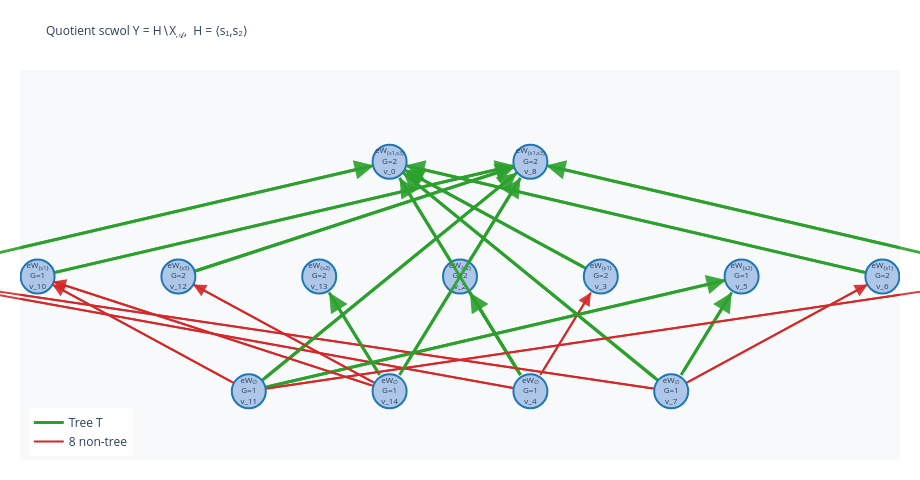

Source (notebook cell):
### Markdown cell above
**Hasse diagram of the quotient scwol $\mathcal{Y} = H \backslash \mathcal{X}_{\mathscr{A}}$.**
Each node represents one $H$-orbit; edges are the morphisms of $\mathcal{Y}$.
Tree edges (part of the spanning tree $T$) are solid; non-tree edges are dashed.

### Code cell
# Hasse diagram of the quotient scwol Y = H\X_A
import plotly.graph_objects as go

J_to_pos = {
    ():     (2.0, 0.0),
    (1,):   (0.5, 1.0),
    (2,):   (2.0, 1.0),
    (3,):   (3.5, 1.0),
    (1, 3): (2.0, 2.0),
}

oid_to_J   = {oid: J for oid, (_, J) in pi1_demo.reps.items()}

# Spread multiple orbits of the same J to avoid overlap
orbits_by_J = {}
for oid, J in oid_to_J.items():
    orbits_by_J.setdefault(J, []).append(oid)
for J in orbits_by_J:
    orbits_by_J[J].sort()

# Place each level (by |J|) on its own y, and spread widely in x
level_to_oids = {}
for J, oids in orbits_by_J.items():
    level_to_oids.setdefault(len(J), []).extend(oids)
for level in level_to_oids:
    level_to_oids[level].sort()

x_gap = 1.6  # larger spacing between orbits
x_offset = 0.0

oid_to_pos = {}
for level, oids in sorted(level_to_oids.items()):
    k = len(oids)
    if k == 1:
        oid_to_pos[oids[0]] = (x_offset, float(level))
        continue
    start = -x_gap * (k - 1) / 2.0
    for i, oid in enumerate(oids):
        oid_to_pos[oid] = (x_offset + start + i * x_gap, float(level))

undirected_Y   = pi1_demo.Y.to_undirected()
tree_edge_list = undirected_Y.min_spanning_tree(algorithm='Kruskal')
tree_upairs    = {frozenset([u, v]) for u, v, _ in tree_edge_list}

all_Y_edges = list(pi1_demo.Y.edges())
n_nontree   = sum(1 for u, v, _ in all_Y_edges if frozenset([u, v]) not in tree_upairs)

PAD = float(0.18)
tr_x, tr_y = [], []
nt_x, nt_y = [], []
annotations = []
for u, v, label in all_Y_edges:
    x0, y0 = oid_to_pos[u]; x1, y1 = oid_to_pos[v]
    in_tree = frozenset([u, v]) in tree_upairs
    color   = '#2ca02c' if in_tree else '#d62728'
    width   = float(3.0) if in_tree else float(2.0)
    dx, dy  = x1-x0, y1-y0
    nrm     = (dx**2+dy**2)**0.5 or 1.0
    pad = min(PAD, 0.25 * nrm)
    x0p, y0p = x0+pad*dx/nrm, y0+pad*dy/nrm
    x1p, y1p = x1-pad*dx/nrm, y1-pad*dy/nrm

    if in_tree:
        tr_x += [float(x0p), float(x1p), None]
        tr_y += [float(y0p), float(y1p), None]
    else:
        nt_x += [float(x0p), float(x1p), None]
        nt_y += [float(y0p), float(y1p), None]

    annotations.append(dict(
        ax=float(x0p), ay=float(y0p),
        x =float(x1p), y =float(y1p),
        xref='x', yref='y', axref='x', ayref='y',
        showarrow=True, arrowhead=int(2), arrowsize=float(1.3),
        arrowwidth=float(width), arrowcolor=color, opacity=0.9))

nx_, ny_, txt_ = [], [], []
for oid in sorted(pi1_demo.reps):
    J = oid_to_J[oid]
    x, y = oid_to_pos[oid]
    nx_.append(float(x)); ny_.append(float(y))
    Jlbl = '{' + ','.join(f's{j}' for j in J) + '}' if J else '∅'
    stab_order = len(pi1_demo.stabilizers[oid])
    txt_.append(f'eW<sub>{Jlbl}</sub><br>G={stab_order}<br>{oid}')

edge_tree = go.Scatter(x=tr_x, y=tr_y, mode='lines',
    line=dict(color='#2ca02c', width=float(3)), name='Tree T')
edge_nt = go.Scatter(x=nt_x, y=nt_y, mode='lines',
    line=dict(color='#d62728', width=float(2)), name=f'{n_nontree} non-tree')
node_tr  = go.Scatter(x=nx_, y=ny_, mode='markers+text',
    marker=dict(size=int(34), color='#aec7e8', line=dict(color='#1f77b4', width=int(2))),
    text=txt_, textposition='middle center', textfont=dict(size=int(8)),
    hoverinfo='skip', showlegend=False)

fig_Y = go.Figure(data=[edge_tree, edge_nt, node_tr])
fig_Y.update_layout(
    title=dict(text='Quotient scwol Y = H∖X<sub>𝒜</sub>,  H = ⟨s₁,s₂⟩', font=dict(size=12)),
    annotations=annotations,
    xaxis=dict(range=[float(-5.0), float(5.0)], showgrid=False, zeroline=False, showticklabels=False),
    yaxis=dict(range=[float(-0.6), float(2.8)], showgrid=False, zeroline=False, showticklabels=False),
    plot_bgcolor='#f8f9fa', width=int(920), height=int(480),
    margin=dict(l=int(20), r=int(20), t=int(70), b=int(20)),
    legend=dict(x=float(0.01), y=float(0.01), bgcolor='rgba(255,255,255,0.85)'))

fig_Y.write_html('a3_scwol_Y_H_s1s2.html')
print(f'Y: {pi1_demo.Y.num_verts()} objects | {pi1_demo.Y.num_edges()} morphisms | {len(tree_edge_list)} in tree T | {n_nontree} outside T')
fig_Y.show()

### Figure 1 — Plotly figure (JSON) as saved in the notebook; plotly's stock layout.template omitted (floating-point values rounded to 4 significant figures)
{"data": [{"line": {"color": "#2ca02c", "width": 3}, "mode": "lines", "name": "Tree T", "type": "scatter", "x": [-6.223, -0.9772, null, 1.434, -0.6338, null, 0.6876, -0.6876, null, 0.6876, 0.1124, null, 4.623, -0.6228, null, 2.247, -0.6474, null, 2.512, 3.088, null, 6.223, 0.9772, null, -4.623, 0.6228, null, -2.223, 3.023, null, -2.247, 0.6474, null, -3.025, 0.6254, null, -0.6876, 0.6876, null, -0.9124, -1.488, null], "y": [1.032, 1.968, null, 1.069, 1.931, null, 0.1406, 1.859, null, 0.1406, 0.8594, null, 1.032, 1.968, null, 0.0954, 1.905, null, 0.1406, 0.8594, null, 1.032, 1.968, null, 1.032, 1.968, null, 0.03164, 0.9684, null, 0.0954, 1.905, null, 1.044, 1.956, null, 0.1406, 1.859, null, 0.1406, 0.8594, null]}, {"line": {"color": "#d62728", "width": 2}, "mode": "lines", "name": "8 non-tree", "type": "scatter", "x": [0.6217, -6.222, null, 0.9124, 1.488, null, 2.221, -6.221, null, 2.566, 4.634, null, -2.221, 6.221, null, -2.566, -4.634, null, -0.9746, -4.625, null, -0.9662, -3.034, null], "y": [0.02476, 0.9752, null, 0.1406, 0.8594, null, 0.02032, 0.9797, null, 0.06923, 0.9308, null, 0.02032, 0.9797, null, 0.06923, 0.9308, null, 0.04366, 0.9563, null, 0.06923, 0.9308, null]}, {"hoverinfo": "skip", "marker": {"color": "#aec7e8", "line": {"color": "#1f77b4", "width": 2}, "size": 34}, "mode": "markers+text", "showlegend": false, "text": ["eW<sub>{s1,s3}</sub><br>G=2<br>v_0", "eW<sub>{s3}</sub><br>G=1<br>v_1", "eW<sub>{s1}</sub><br>G=1<br>v_10", "eW<sub>∅</sub><br>G=1<br>v_11", "eW<sub>{s3}</sub><br>G=2<br>v_12", "eW<sub>{s2}</sub><br>G=2<br>v_13", "eW<sub>∅</sub><br>G=1<br>v_14", "eW<sub>{s2}</sub><br>G=2<br>v_2", "eW<sub>{s1}</sub><br>G=2<br>v_3", "eW<sub>∅</sub><br>G=1<br>v_4", "eW<sub>{s2}</sub><br>G=1<br>v_5", "eW<sub>{s1}</sub><br>G=2<br>v_6", "eW<sub>∅</sub><br>G=1<br>v_7", "eW<sub>{s1,s3}</sub><br>G=2<br>v_8", "eW<sub>{s3}</sub><br>G=2<br>v_9"], "textfont": {"size": 8}, "textposition": "middle center", "type": "scatter", "x": [-0.8, -6.4, -4.8, -2.4, -3.2, -1.6, -0.8, 0, 1.6, 0.8, 3.2, 4.8, 2.4, 0.8, 6.4], "y": [2, 1, 1, 0, 1, 1, 0, 1, 1, 0, 1, 1, 0, 2, 1]}], "layout": {"annotations": [{"arrowcolor": "#2ca02c", "arrowhead": 2, "arrowsize": 1.3, "arrowwidth": 3, "ax": -6.223, "axref": "x", "ay": 1.032, "ayref": "y", "opacity": 0.9, "showarrow": true, "x": -0.9772, "xref": "x", "y": 1.968, "yref": "y"}, {"arrowcolor": "#2ca02c", "arrowhead": 2, "arrowsize": 1.3, "arrowwidth": 3, "ax": 1.434, "axref": "x", "ay": 1.069, "ayref": "y", "opacity": 0.9, "showarrow": true, "x": -0.6338, "xref": "x", "y": 1.931, "yref": "y"}, {"arrowcolor": "#2ca02c", "arrowhead": 2, "arrowsize": 1.3, "arrowwidth": 3, "ax": 0.6876, "axref": "x", "ay": 0.1406, "ayref": "y", "opacity": 0.9, "showarrow": true, "x": -0.6876, "xref": "x", "y": 1.859, "yref": "y"}, {"arrowcolor": "#d62728", "arrowhead": 2, "arrowsize": 1.3, "arrowwidth": 2, "ax": 0.6217, "axref": "x", "ay": 0.02476, "ayref": "y", "opacity": 0.9, "showarrow": true, "x": -6.222, "xref": "x", "y": 0.9752, "yref": "y"}, {"arrowcolor": "#2ca02c", "arrowhead": 2, "arrowsize": 1.3, "arrowwidth": 3, "ax": 0.6876, "axref": "x", "ay": 0.1406, "ayref": "y", "opacity": 0.9, "showarrow": true, "x": 0.1124, "xref": "x", "y": 0.8594, "yref": "y"}, {"arrowcolor": "#d62728", "arrowhead": 2, "arrowsize": 1.3, "arrowwidth": 2, "ax": 0.9124, "axref": "x", "ay": 0.1406, "ayref": "y", "opacity": 0.9, "showarrow": true, "x": 1.488, "xref": "x", "y": 0.8594, "yref": "y"}, {"arrowcolor": "#2ca02c", "arrowhead": 2, "arrowsize": 1.3, "arrowwidth": 3, "ax": 4.623, "axref": "x", "ay": 1.032, "ayref": "y", "opacity": 0.9, "showarrow": true, "x": -0.6228, "xref": "x", "y": 1.968, "yref": "y"}, {"arrowcolor": "#2ca02c", "arrowhead": 2, "arrowsize": 1.3, "arrowwidth": 3, "ax": 2.247, "axref": "x", "ay": 0.0954, "ayref": "y", "opacity": 0.9, "showarrow": true, "x": -0.6474, "xref": "x", "y": 1.905, "yref": "y"}, {"arrowcolor": "#d62728", "arrowhead": 2, "arrowsize": 1.3, "arrowwidth": 2, "ax": 2.221, "axref": "x", "ay": 0.02032, "ayref": "y", "opacity": 0.9, "showarrow": true, "x": -6.221, "xref": "x", "y": 0.9797, "yref": "y"}, {"arrowcolor": "#2ca02c", "arrowhead": 2, "arrowsize": 1.3, "arrowwidth": 3, "ax": 2.512, "axref": "x", "ay": 0.1406, "ayref": "y", "opacity": 0.9, "showarrow": true, "x": 3.088, "xref": "x", "y": 0.8594, "yref": "y"}, {"arrowcolor": "#d62728", "arrowhead": 2, "arrowsize": 1.3, "arrowwidth": 2, "ax": 2.566, "axref": "x", "ay": 0.06923, "ayref": "y", "opacity": 0.9, "showarrow": true, "x": 4.634, "xref": "x", "y": 0.9308, "yref": "y"}, {"arrowcolor": "#2ca02c", "arrowhead": 2, "arrowsize": 1.3, "arrowwidth": 3, "ax": 6.223, "axref": "x", "ay": 1.032, "ayref": "y", "opacity": 0.9, "showarrow": true, "x": 0.9772, "xref": "x", "y": 1.968, "yref": "y"}, {"arrowcolor": "#2ca02c", "arrowhead": 2, "arrowsize": 1.3, "arrowwidth": 3, "ax": -4.623, "axref": "x", "ay": 1.032, "ayref": "y", "opacity": 0.9, "showarrow": true, "x": 0.6228, "xref": "x", "y": 1.968, "yref": "y"}, {"arrowcolor": "#2ca02c", "arrowhead": 2, "arrowsize": 1.3, "arrowwidth": 3, "ax": -2.223, "axref": "x", "ay": 0.03164, "ayref": "y", "opacity": 0.9, "showarrow": true, "x": 3.023, "xref": "x", "y": 0.9684, "yref": "y"}, {"arrowcolor": "#2ca02c", "arrowhead": 2, "arrowsize": 1.3, "arrowwidth": 3, "ax": -2.247, "axref": "x", "ay": 0.0954, "ayref": "y", "opacity": 0.9, "showarrow": true, "x": 0.6474, "xref": "x", "y": 1.905, "yref": "y"}, {"arrowcolor": "#d62728", "arrowhead": 2, "arrowsize": 1.3, "arrowwidth": 2, "ax": -2.221, "axref": "x", "ay": 0.02032, "ayref": "y", "opacity": 0.9, "showarrow": true, "x": 6.221, "xref": "x", "y": 0.9797, "yref": "y"}, {"arrowcolor": "#d62728", "arrowhead": 2, "arrowsize": 1.3, "arrowwidth": 2, "ax": -2.566, "axref": "x", "ay": 0.06923, "ayref": "y", "opacity": 0.9, "showarrow": true, "x": -4.634, "xref": "x", "y": 0.9308, "yref": "y"}, {"arrowcolor": "#2ca02c", "arrowhead": 2, "arrowsize": 1.3, "arrowwidth": 3, "ax": -3.025, "axref": "x", "ay": 1.044, "ayref": "y", "opacity": 0.9, "showarrow": true, "x": 0.6254, "xref": "x", "y": 1.956, "yref": "y"}, {"arrowcolor": "#2ca02c", "arrowhead": 2, "arrowsize": 1.3, "arrowwidth": 3, "ax": -0.6876, "axref": "x", "ay": 0.1406, "ayref": "y", "opacity": 0.9, "showarrow": true, "x": 0.6876, "xref": "x", "y": 1.859, "yref": "y"}, {"arrowcolor": "#d62728", "arrowhead": 2, "arrowsize": 1.3, "arrowwidth": 2, "ax": -0.9746, "axref": "x", "ay": 0.04366, "ayref": "y", "opacity": 0.9, "showarrow": true, "x": -4.625, "xref": "x", "y": 0.9563, "yref": "y"}, {"arrowcolor": "#d62728", "arrowhead": 2, "arrowsize": 1.3, "arrowwidth": 2, "ax": -0.9662, "axref": "x", "ay": 0.06923, "ayref": "y", "opacity": 0.9, "showarrow": true, "x": -3.034, "xref": "x", "y": 0.9308, "yref": "y"}, {"arrowcolor": "#2ca02c", "arrowhead": 2, "arrowsize": 1.3, "arrowwidth": 3, "ax": -0.9124, "axref": "x", "ay": 0.1406, "ayref": "y", "opacity": 0.9, "showarrow": true, "x": -1.488, "xref": "x", "y": 0.8594, "yref": "y"}], "height": 480, "legend": {"bgcolor": "rgba(255,255,255,0.85)", "x": 0.01, "y": 0.01}, "margin": {"b": 20, "l": 20, "r": 20, "t": 70}, "plot_bgcolor": "#f8f9fa", "title": {"font": {"size": 12}, "text": "Quotient scwol Y = H∖X<sub>𝒜</sub>,  H = ⟨s₁,s₂⟩"}, "width": 920, "xaxis": {"range": [-5, 5], "showgrid": false, "showticklabels": false, "zeroline": false}, "yaxis": {"range": [-0.6, 2.8], "showgrid": false, "showticklabels": false, "zeroline": false}}}
